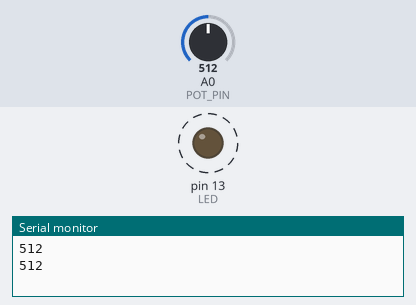
Simulated run of this sketch. Board: Arduino Uno, built with avr-gcc and run on an emulated ATmega328P. Shown: output pins drawn as LEDs (lit = HIGH), the last lines printed to the serial monitor. Dashed ring = blinking. The inputs (shaded band) are chosen by the test bench; at power-on: A0 (POT_PIN) = 512.

Above: at 2.3 s.
2.4 s: A0 (POT_PIN) set to 122
At 3.85 s:
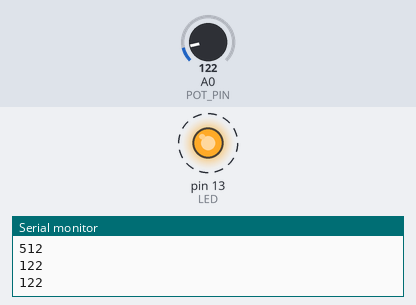
5.9 s: A0 (POT_PIN) set to 0
At 7.0 s:
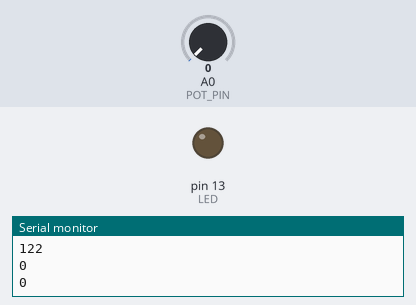
Timing chart, 0 to 8.9 s (numbered marks = the images above; inputs shaded):
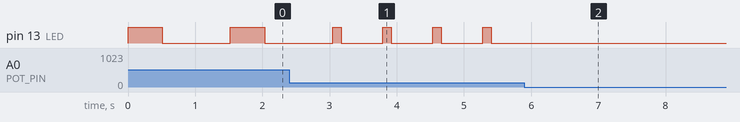

Measured:
- after the input at 2.4 s, pin 13 (LED): alternates HIGH for 0.12 s and LOW for 0.62 s, starting after 0.77 s
- after the input at 5.9 s, pin 13 (LED): stops changing and stays LOW
- by itself, pin 13 (LED): alternates HIGH for 0.51 s and LOW for 1.0 s

The sketch:

experiment-12.ino
```cpp
/*
  experiment-12 Analog imput
  Reads potentiometer to increase/decrease delay time.

  Rossano Pablo Pinto - rossano at gmail dot com

  Example code for the Short Term Course IoT: From data collection to data presentation
  FATEC Americana - ARInter - CPS - July/2022
*/

#define LED 13
#define POT_PIN A0
int sensor_value = 0;

void setup() {
  pinMode(LED, OUTPUT);
  Serial.begin(115200);
}

void loop() {
  sensor_value = analogRead(POT_PIN);
  Serial.println(sensor_value);
  digitalWrite(LED, HIGH);
  delay(sensor_value);
  digitalWrite(LED, LOW);
  delay(sensor_value + 500);

}
```
